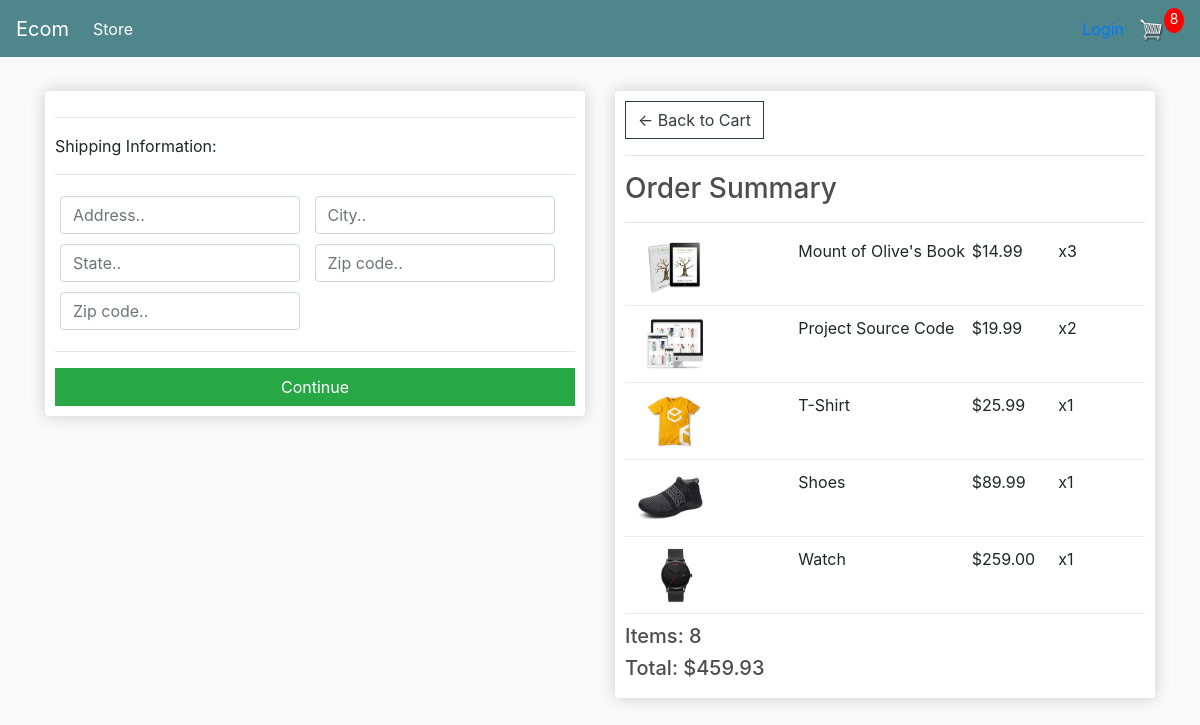
The page /checkout/ (signed in) on the database its author committed.
### store/models.py (models this page shows, shortened)
class OrderItem(models.Model):
	product = models.ForeignKey(Product, on_delete=models.SET_NULL, null=True)
	order = models.ForeignKey(Order, on_delete=models.SET_NULL, null=True)
	quantity = models.IntegerField(default=0, null=True, blank=True)
	date_added = models.DateTimeField(auto_now_add=True)
	@property
	def get_total(self):
		total = self.product.price * self.quantity
		return total

class Product(models.Model):
	name = models.CharField(max_length=200)
	price = models.FloatField()
	digital = models.BooleanField(default=False,null=True, blank=True)
	image = models.ImageField(null=True, blank=True)
	slug = models.SlugField()
	category = models.ForeignKey(Category, on_delete=models.CASCADE)
	@property
	def imageURL(self):
		try:
			url = self.image.url
		except:
			url = ''
		return url

class Order(models.Model):
	customer = models.ForeignKey(Customer, on_delete=models.SET_NULL, null=True, blank=True)
	date_ordered = models.DateTimeField(auto_now_add=True)
	complete = models.BooleanField(default=False)
	transaction_id = models.CharField(max_length=100, null=True)
	@property
	def shipping(self):
		shipping = False
		orderitems = self.orderitem_set.all()
		for i in orderitems:
			if i.product.digital == False:
				shipping = True
		return shipping
	@property
	def get_cart_total(self):
		orderitems = self.orderitem_set.all()
		total = sum([item.get_total for item in orderitems])
		return total
	@property
	def get_cart_items(self):
		orderitems = self.orderitem_set.all()
		total = sum([item.quantity for item in orderitems])
		return total

### store/views.py (the view)
# urls.py: path('checkout/', views.checkout, name="checkout"),
def checkout(request):
    data = cartData(request)
    cartItems = data['cartItems']
    order = data['order']
    items = data['items']
    context = {'items': items, 'order': order, 'cartItems': cartItems}
    return render(request, 'store/checkout.html', context)

### store/utils.py (called while the page is built)
def cartData(request):
	if request.user.is_authenticated:
		customer = request.user.customer
		order, created = Order.objects.get_or_create(customer=customer, complete=False)
		items = order.orderitem_set.all()
		cartItems = order.get_cart_items
	else:
		cookieData = cookieCart(request)
		cartItems = cookieData['cartItems']
		order = cookieData['order']
		items = cookieData['items']
	return {'cartItems':cartItems ,'order':order, 'items':items}

### store/templates/store/checkout.html (shortened to what this page needs)
{% extends 'store/main.html' %} {% load static %} {% block content %}
<div class="row">
  <div class="col-lg-6">
    <div class="box-element" id="form-wrapper">
      <form id="form">
        <div id="shipping-info">
          <hr />
          <p>Shipping Information:</p>
          <hr />
          <div class="form-field">
            <input
              class="form-control"
              type="text"
              name="address"
              placeholder="Address.."
            />
          </div>
          <div class="form-field">
            <input
              class="form-control"
              type="text"
              name="city"
              placeholder="City.."
            />
          </div>
          <div class="form-field">
            <input
              class="form-control"
              type="text"
              name="state"
              placeholder="State.."
            />
          </div>
          <div class="form-field">
            <input
              class="form-control"
              type="text"
              name="zipcode"
              placeholder="Zip code.."
            />
          </div>
          <div class="form-field">
            <input
              class="form-control"
              type="text"
              name="country"
              placeholder="Zip code.."
            />
          </div>
        </div>
        <hr />
        <input
          id="form-button"
          class="btn btn-success btn-block"
          type="submit"
          value="Continue"
        />
      </form>
    </div>
    <br />
  </div>
  <div class="col-lg-6">
    <div class="box-element">
      <a class="btn btn-outline-dark" href="{% url 'cart' %}"
        >&#x2190; Back to Cart</a
      >
      <hr />
      <h3>Order Summary</h3>
      <hr />
      {% for item in items %}
      <div class="cart-row">
        <div style="flex: 2">
          <img class="row-image" src="{{item.product.imageURL}}" />
        </div>
        <div style="flex: 2"><p>{{item.product.name}}</p></div>
        <div style="flex: 1"><p>${{item.product.price|floatformat:2}}</p></div>
        <div style="flex: 1"><p>x{{item.quantity}}</p></div>
      </div>
      {% endfor %}
      <h5>Items: {{order.get_cart_items}}</h5>
      <h5>Total: ${{order.get_cart_total|floatformat:2}}</h5>
    </div>
  </div>
</div>
{% endblock content %}

### static/css/main.css (style rules this page uses)
body { background-color: hsl(0, 0%, 98%); }
h1,h2,h3,h4,h5,h6 { color:hsl(0, 0%, 30%); }
.box-element { box-shadow:hsl(0, 0%, 80%) 0 0 16px; background-color: #fff; border-radius: 4px; padding: 10px; }
.col-lg-4, .col-lg-6, .col-lg-8, .col-lg-12 { margin-top: 10px; }
.btn { border-radius: 0; }
.row-image { width: 100px; }
.form-field { width:250px; display: inline-block; padding: 5px; }
.cart-row { display: flex; align-items: flex-stretch; padding-bottom: 10px; margin-bottom: 10px; border-bottom: 1px solid #ececec; }

### rows shown on the page
OrderItem: product.imageURL (picture), product.name "Mount of Olive's Book", product.price "14.99", quantity "3"
OrderItem: product.imageURL (picture), product.name "Project Source Code", product.price "19.99", quantity "2"
OrderItem: product.imageURL (picture), product.name "T-Shirt", product.price "25.99", quantity "1"
OrderItem: product.imageURL (picture), product.name "Shoes", product.price "89.99", quantity "1"
OrderItem: product.imageURL (picture), product.name "Watch", product.price "259.00", quantity "1"
Order: get_cart_items "8", get_cart_total "459.93"

### other values the page prints
{{ cartItems }} "8"
